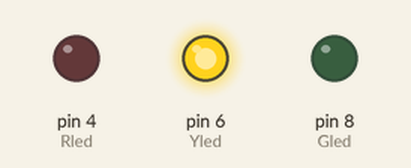
This sketch was run on a simulated Arduino Uno, built with avr-gcc and run on an emulated ATmega328P. On the bench: output pins drawn as LEDs (lit = HIGH).

Above: at 1.5 s.
At 8.0 s:
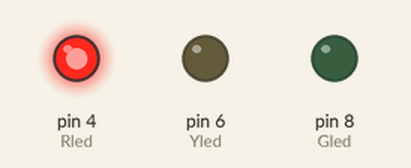
At 18.0 s:
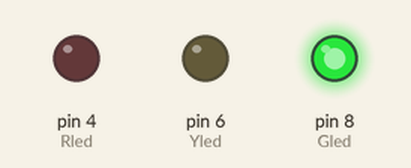
Timing chart, 0 to 29.9 s (numbered marks = the images above):
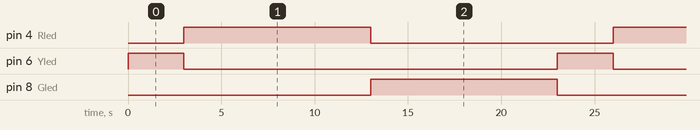

Measured:
- by itself, pin 4 (Rled), pin 8 (Gled): alternates HIGH for 10.0 s and LOW for 13.0 s
- by itself, pin 6 (Yled): alternates HIGH for 3.0 s and LOW for 20.0 s
- by itself, everything shown: repeats every 23.0 s, in 3 steps

The sketch:

sketch_dec12a.ino
```cpp
int Rled=4;
int Yled=6;
int Gled=8;
void setup() {
  pinMode(Rled,OUTPUT);
  pinMode(Yled,OUTPUT);
  pinMode(Gled,OUTPUT);
  Serial.begin(9600);
}

void loop() {
  trafficLight();

}
void trafficLight()
{
  digitalWrite(Rled,LOW);
  digitalWrite(Yled,HIGH);
  digitalWrite(Gled,LOW);
  delay(3000);
  digitalWrite(Rled,HIGH);
  digitalWrite(Yled,LOW);
  digitalWrite(Gled,LOW);
  delay(10000);
  digitalWrite(Rled,LOW);
  digitalWrite(Yled,LOW);
  digitalWrite(Gled,HIGH);
  delay(10000);
}
```
